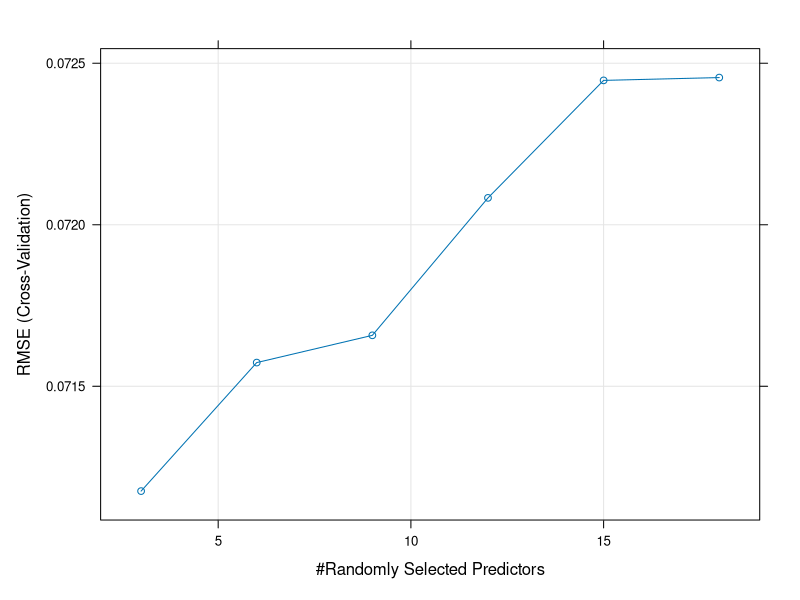

The R source for this figure: (Note: this script raises an error after producing the figure.)
## ---- chunk 1
library(tidyverse)
library(caret)
library(mgcv)
library(ranger)

complex_team_season_data <-
  read_csv("../Data/predictingPpercNextSeason.csv")
complex_team_season_data <- complex_team_season_data %>%
  mutate(xGperc = xGoalsFor / (xGoalsFor + xGoalsAgainst))
## ---- chunk 2
next_year_model_data <- complex_team_season_data %>%
  select(-team, -season, -season_end, -tm_season) %>%
  mutate(xGFor_per_game = xGoalsFor / GP, 
         shotsFor_per_game = shotsOnGoalFor / GP,
         shotAttemptsFor_per_game = shotAttemptsFor / GP,
         goalsFor_per_game = goalsFor / GP,
         penaltiesFor_per_game = penaltiesFor / GP,
         faceoffsWonFor_per_game = faceOffsWonFor / GP,
         hitsFor_per_game = hitsFor / GP,
         takeawaysFor_per_game = takeawaysFor / GP,
         giveawaysFor_per_game = giveawaysFor / GP,
         xGAgainst_per_game = xGoalsAgainst / GP,
         shotsAgainst_per_game = shotsOnGoalAgainst / GP,
         shotAttemptsAgainst_per_game = shotAttemptsAgainst / GP,
         goalsAgainst_per_game = goalsAgainst / GP,
         penaltiesAgainst_per_game = penaltiesAgainst / GP,
         faceoffsWonAgainst_per_game = faceOffsWonAgainst / GP,
         hitsAgainst_per_game = hitsAgainst / GP,
         takeawaysAgainst_per_game = takeawaysAgainst / GP,
         giveawaysAgainst_per_game = giveawaysAgainst / GP) %>%
  select(-GP, -W, -L, -OT, -P, -RW, -ROW, -`S/O Win`, -xGoalsPercentage,
         -xGoalsFor, -shotsOnGoalFor, -shotAttemptsFor, -goalsFor, 
         -penaltiesFor, -faceOffsWonFor, -hitsFor, -takeawaysFor, 
         -giveawaysFor, -xGoalsAgainst, -shotsOnGoalAgainst, 
         -shotAttemptsAgainst, -goalsAgainst, -penaltiesAgainst, 
         -faceOffsWonAgainst, -hitsAgainst, -takeawaysAgainst, 
         -giveawaysAgainst, -shotsFor_per_game, -goalsFor_per_game,
         -shotsAgainst_per_game, -goalsAgainst_per_game,
         -penaltiesFor_per_game, -penaltiesAgainst_per_game) %>%
  rename(PTSperc = `P%`, goalsFor_per_game = `GF/GP`,
         goalsAgainst_per_game = `GA/GP`, PP_perc = `PP%`,
         PK_perc = `PK%`, netPP_perc = `Net PP%`, netPK_perc = `Net PK%`,
         shotsFor_per_game = `Shots/GP`, shotsAgainst_per_game = `SA/GP`) %>%
  filter(!is.na(next_year_pts_perc))
  
#adding thru%for and against
next_year_model_data <- next_year_model_data %>%
  mutate(shot_thru_perc_for = shotsFor_per_game / shotAttemptsFor_per_game,
         shot_thru_perc_against = 
           shotsAgainst_per_game / shotAttemptsAgainst_per_game)
## ---- chunk 3
set.seed(2020)

train_i <- createDataPartition(y = next_year_model_data$next_year_pts_perc,
                               p = 0.9, list = FALSE) %>%
  as.numeric()

train_nextyear_data <- next_year_model_data[train_i,]
test_nextyear_data <- next_year_model_data[-train_i,]

## ---- chunk 4
rf_tune_grid <-
  expand.grid(mtry = seq(3, 18, by = 3),
              splitrule = "variance",
              min.node.size = 5)

set.seed(2010)
init_rf_nextyear_train <-
  train(next_year_pts_perc ~ ., data = train_nextyear_data,
        method = "ranger", num.trees = 500, 
        trControl = trainControl(method = "cv", number = 5),
        tuneGrid = rf_tune_grid)
plot(init_rf_nextyear_train)
## ---- chunk 5
init_rf_nextyear_train$bestTune
## ---- chunk 6
init_rf_nextyear_train$results[3,]
## ---- chunk 7
final_rf_next_year <- ranger(next_year_pts_perc ~ .,
                             data = next_year_model_data,
                             splitrule = "variance",
                             min.node.size = 5,
                             mtry = 9,
                             num.trees = 500)
## ---- chunk 8
just_this_season <- complex_team_season_data

just_this_season <- just_this_season %>%
  mutate(xGFor_per_game = xGoalsFor / GP, 
         shotsFor_per_game = shotsOnGoalFor / GP,
         shotAttemptsFor_per_game = shotAttemptsFor / GP,
         goalsFor_per_game = goalsFor / GP,
         penaltiesFor_per_game = penaltiesFor / GP,
         faceoffsWonFor_per_game = faceOffsWonFor / GP,
         hitsFor_per_game = hitsFor / GP,
         takeawaysFor_per_game = takeawaysFor / GP,
         giveawaysFor_per_game = giveawaysFor / GP,
         xGAgainst_per_game = xGoalsAgainst / GP,
         shotsAgainst_per_game = shotsOnGoalAgainst / GP,
         shotAttemptsAgainst_per_game = shotAttemptsAgainst / GP,
         goalsAgainst_per_game = goalsAgainst / GP,
         penaltiesAgainst_per_game = penaltiesAgainst / GP,
         faceoffsWonAgainst_per_game = faceOffsWonAgainst / GP,
         hitsAgainst_per_game = hitsAgainst / GP,
         takeawaysAgainst_per_game = takeawaysAgainst / GP,
         giveawaysAgainst_per_game = giveawaysAgainst / GP) %>%
  select(-GP, -W, -L, -OT, -P, -RW, -ROW, -`S/O Win`, -xGoalsPercentage,
         -xGoalsFor, -shotsOnGoalFor, -shotAttemptsFor, -goalsFor, 
         -penaltiesFor, -faceOffsWonFor, -hitsFor, -takeawaysFor, 
         -giveawaysFor, -xGoalsAgainst, -shotsOnGoalAgainst, 
         -shotAttemptsAgainst, -goalsAgainst, -penaltiesAgainst, 
         -faceOffsWonAgainst, -hitsAgainst, -takeawaysAgainst, 
         -giveawaysAgainst, -shotsFor_per_game, -goalsFor_per_game,
         -shotsAgainst_per_game, -goalsAgainst_per_game,
         -penaltiesFor_per_game, -penaltiesAgainst_per_game) %>%
  rename(PTSperc = `P%`, goalsFor_per_game = `GF/GP`,
         goalsAgainst_per_game = `GA/GP`, PP_perc = `PP%`,
         PK_perc = `PK%`, netPP_perc = `Net PP%`, netPK_perc = `Net PK%`,
         shotsFor_per_game = `Shots/GP`, shotsAgainst_per_game = `SA/GP`)
## ---- chunk 9
#adding thru%for and against
just_this_season <- just_this_season %>%
  mutate(shot_thru_perc_for = shotsFor_per_game / shotAttemptsFor_per_game,
         shot_thru_perc_against = 
           shotsAgainst_per_game / shotAttemptsAgainst_per_game)

just_this_season <- just_this_season %>%
  filter(is.na(next_year_pts_perc))
  
## ---- chunk 10
tree_predictions <- predict(final_rf_next_year, data = just_this_season,
                             predict.all = TRUE)
## ---- chunk 11
one_prediction <- just_this_season %>%
  select(team)

pred_locs <- sample(1:500, 31, replace = FALSE)
these_preds <- rep(0, 31)

for(team_i in 1:31) {
  
  this_pred <- tree_predictions$predictions[team_i, pred_locs[team_i]]
  these_preds[team_i] <- this_pred
}

one_prediction <- one_prediction %>%
  bind_cols(predicted_pts_perc = these_preds)

one_prediction <- one_prediction %>%
  mutate(rank = dense_rank(desc(predicted_pts_perc)))

pit_rank <- one_prediction %>%
  filter(team == "PIT") %>%
  select(rank)

## ---- chunk 12
simulated_pit_ranks <- rep(0, 10000)

set.seed(2020)
for(iter_j in 1:10000) {
  one_prediction <- just_this_season %>%
    select(team)

  pred_locs <- sample(1:500, 31, replace = FALSE)
  these_preds <- rep(0, 31)

  for(team_i in 1:31) {
  
    this_pred <- tree_predictions$predictions[team_i, pred_locs[team_i]]
    these_preds[team_i] <- this_pred
  }

  one_prediction <- one_prediction %>%
    bind_cols(predicted_pts_perc = these_preds)

  one_prediction <- one_prediction %>%
    mutate(rank = rank(desc(predicted_pts_perc), ties.method = "random"))

  pit_rank <- one_prediction %>%
    filter(team == "PIT") %>%
    select(rank)
  
  simulated_pit_ranks[iter_j] <- as.numeric(pit_rank)

}

simulated_pit_ranks <- as_tibble(simulated_pit_ranks) %>%
  rename(rank = value)

## ---- chunk 13
summary(simulated_pit_ranks)
## ---- chunk 14
simulated_pit_ranks %>%
  ggplot(aes(x = rank)) +
  geom_histogram(bins = 31) +
  theme_bw()
## ---- chunk 15
possible_ranks <- c(1:31)
probs <- rep(0, 31)

for(rank_i in 1:31) {
  probs[rank_i] <- sum(simulated_pit_ranks$rank == rank_i) / 10000
}

end_rank_probabilities <- bind_cols(possible_ranks = possible_ranks,
                                    probability = probs)

## ---- chunk 16

many_predictions <- just_this_season %>%
  select(team)

set.seed(2020)
for(iter_j in 1:10000) {
  one_prediction <- just_this_season %>%
    select(team)

  pred_locs <- sample(1:500, 31, replace = FALSE)
  these_preds <- rep(0, 31)

  for(team_i in 1:31) {
  
    this_pred <- tree_predictions$predictions[team_i, pred_locs[team_i]]
    these_preds[team_i] <- this_pred
  }

  one_prediction <- one_prediction %>%
    bind_cols(predicted_pts_perc = these_preds)

  one_prediction <- one_prediction %>%
    mutate(rank = rank(desc(predicted_pts_perc), ties.method = "random"))
  
  many_predictions <- many_predictions %>%
    bind_cols(predicted_rank = one_prediction$rank)
    

}
## ---- chunk 17
draft_pick_order_simulations <- just_this_season %>%
  select(team)

pick_order <- rep(0, 31)

set.seed(2021)
for(iter_j in 1:10000) {
  one_simulation <- just_this_season %>%
    select(team)

  this_season_outcome <- many_predictions %>%
    select(iter_j+1)
  
  colnames(this_season_outcome)[1] <- "tmrank"
    
  this_season_outcome <- this_season_outcome %>%
    bind_cols(team = many_predictions$team)
  
  best_16 <- this_season_outcome %>%
    filter(tmrank < 17) %>%
    mutate(pick_order = 32 - tmrank)
  
  this_draft_order <- best_16
  
  worst_15 <- this_season_outcome %>%
    filter(tmrank >= 17) %>%
    mutate(init_pick_order = 32 - tmrank, pick_order = 0)
  
  #find the number 1 spot:
  who_gets_1 <- sample(1:15, size = 1, replace = FALSE, 
                       prob = c(18.5, 13.5, 11.5, 9.5, 8.5, 7.5, 6.5, 6.0,
                                5.0, 3.5, 3.0, 2.5, 2.0, 1.5, 1.0))
  
  probabilities <- as.vector(c(18.5, 13.5, 11.5, 9.5, 8.5, 7.5, 6.5, 6.0,
                                5.0, 3.5, 3.0, 2.5, 2.0, 1.5, 1.0))
  
  for (pick_i in 1:3) {
    who_gets_this_pick <- sample(1:(16-pick_i), size = 1, replace = FALSE, 
                       prob = probabilities)
    
    team_getting_pick <- worst_15 %>%
      filter(init_pick_order == who_gets_this_pick)
    team_getting_pick$pick_order <- pick_i
    
    this_draft_order <- this_draft_order %>%
      bind_rows(team_getting_pick)
    
    worst_15 <- worst_15 %>%
      filter(init_pick_order != who_gets_this_pick)
    
    probabilities <- probabilities[-who_gets_this_pick]
  }
  
  worst_15$pick_order <- rank(worst_15$init_pick_order) + 3
  
  this_draft_order <- this_draft_order %>%
    bind_rows(worst_15)
  
  draft_pick_order_simulations <- draft_pick_order_simulations %>%
    bind_cols(predicted_pick_order = this_draft_order$pick_order)

}
